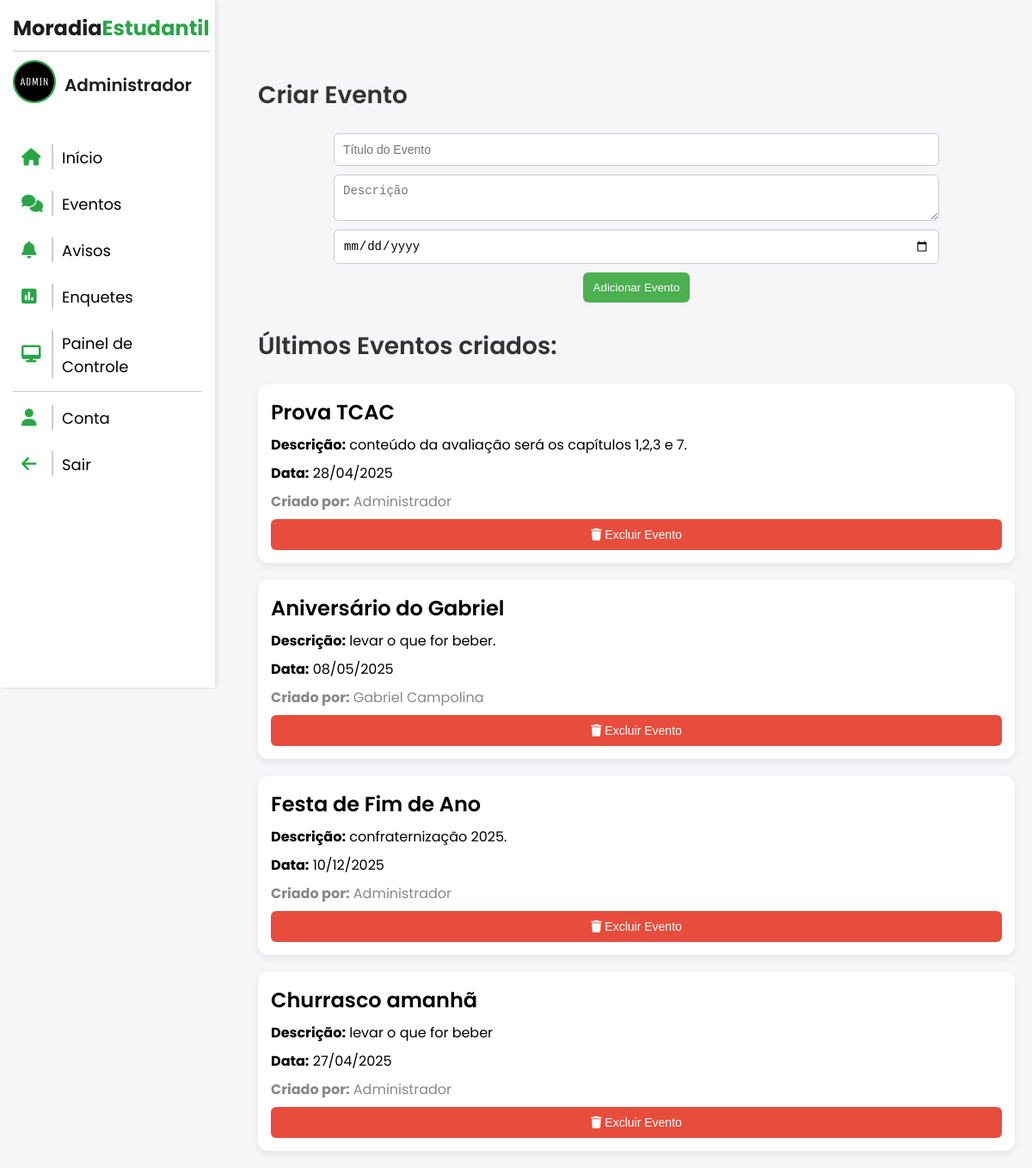
Page /eventos/ (signed in) on the earlier database version.
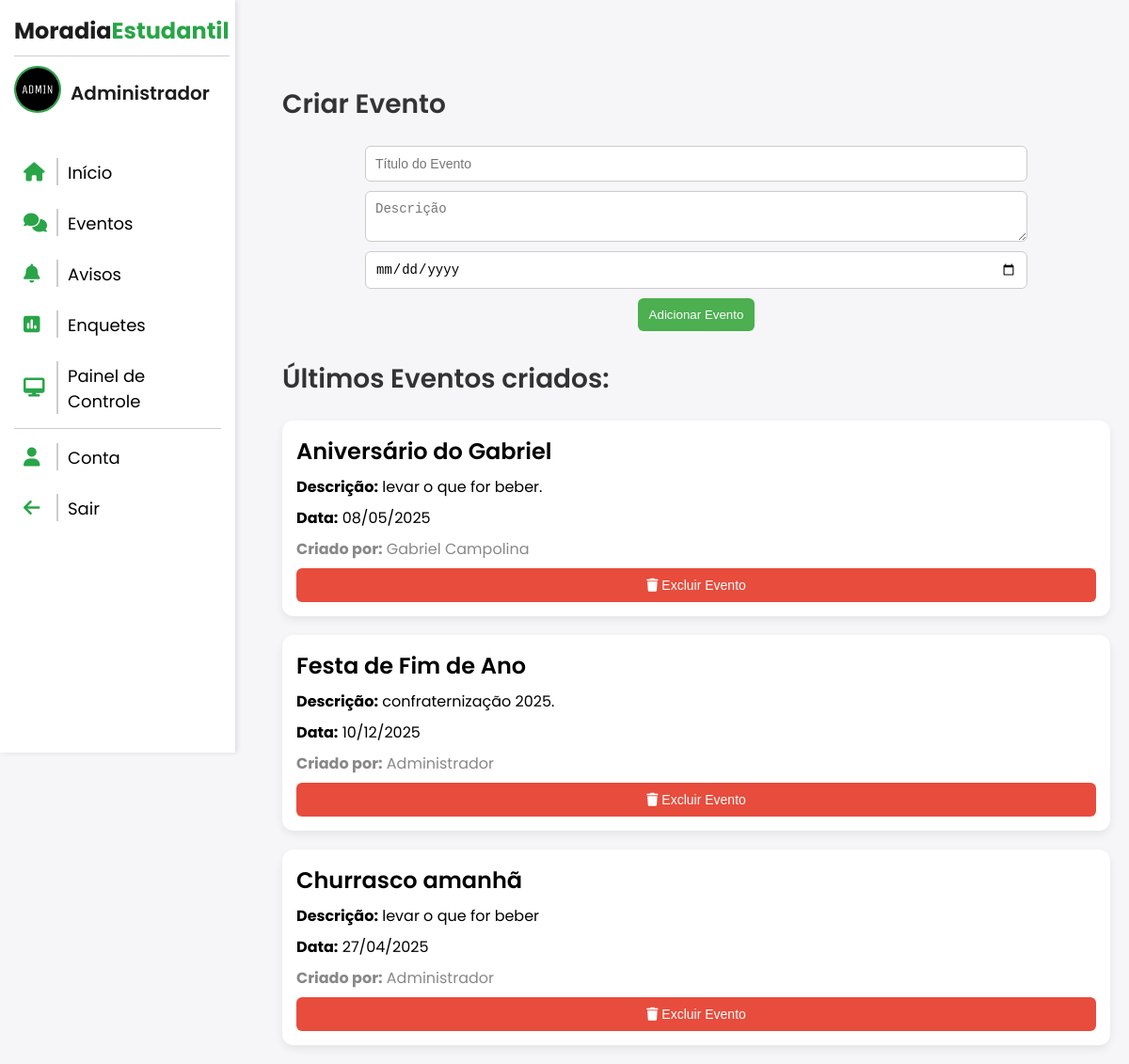
Same page on the later database version.
### AppMoradia/models.py (models this page shows, shortened)
class Evento(models.Model):
    titulo = models.CharField(max_length=200)
    descricao = models.TextField()
    data = models.DateField()
    criado_por = models.ForeignKey(settings.AUTH_USER_MODEL, on_delete=models.CASCADE)
    class Meta:
        ordering = ['-id']

class CustomUser(AbstractUser):
     foto = models.ImageField(
        upload_to='fotos_perfil/',
        blank=True,
        null=True,
        default='fotos_perfil/default.png'
      )
     tipo = (
         ('VISITANTE','Visitante'),
         ('RESIDENTE','Residente'),
         ('SÍNDICO','Síndico'),
         ('COORDENADOR','Coordenador')
     )
     tipo = models.CharField(max_length=100, choices=tipo, default='VISITANTE')

### AppMoradia/views.py (the view)
# urls.py: path('eventos/', views.eventos, name='eventos'),
@login_required
def eventos(request):
    usuario = request.user
    hoje = date.today()
    eventos = Evento.objects.all()
    return render(request, 'eventos.html', {'usuario': usuario, 'eventos': eventos, 'hoje': hoje})

### AppMoradia/templates/eventos.html (shortened to what this page needs)
{% extends 'sidebar-sistema.html' %}
{% load static %}
    {% block content %}
    <div class="dashboard">
        {% if user.tipo == 'COORDENADOR' or user.tipo == 'SÍNDICO' %}
        <h2 class="dashboard-title">Criar Evento</h2>
        <div class="form-adicionar-evento">
            <form method="post" action="{% url 'adicionar_evento' %}">
                <input type="text" name="titulo" placeholder="Título do Evento" required class="input-evento">
                <textarea name="descricao" placeholder="Descrição" required class="textarea-evento"></textarea>
                <input type="date" name="data" required class="input-evento">
                <button type="submit" class="btn-adicionar">Adicionar Evento</button>
            </form>
        </div>
        {% endif %}
        <h2 class="dashboard-title">Últimos Eventos criados:</h2>
        <div class="lista-eventos">
            {% for evento in eventos %}
            <div class="card-evento">
                <h3 class="titulo-evento">{{ evento.titulo }}</h3>
                <div class="info-evento">
                    <p class="descricao-evento"><strong>Descrição:</strong> {{ evento.descricao }}</p>
                    <p class="data-evento"><strong>Data:</strong> {{ evento.data|date:"d/m/Y" }}</p>
                    <p class="autor-evento"><strong>Criado por:</strong> {{ evento.criado_por.first_name }}</p>
                </div>
                {% if user.tipo == 'COORDENADOR' %}
            <form method="post" action="{% url 'excluir_evento' evento.id %}" onsubmit="return confirm('Tem certeza?');">
                <button style="width: 100%;" type="submit" class="btn-delete"><i class="fa-solid fa-trash"></i> Excluir Evento</button>
            </form>
                {% endif %}
            </div>
            {% empty %}
            <p>Nenhum evento cadastrado ainda.</p>
            {% endfor %}
        </div>
    </div>
    {% endblock %}

Differences in the rows shown:
removed Evento: titulo "Prova TCAC", descricao "conteúdo da avaliação será os capítulos 1,2,3 e 7.", data "28/04/2025", criado_por.first_name "Administrador"
